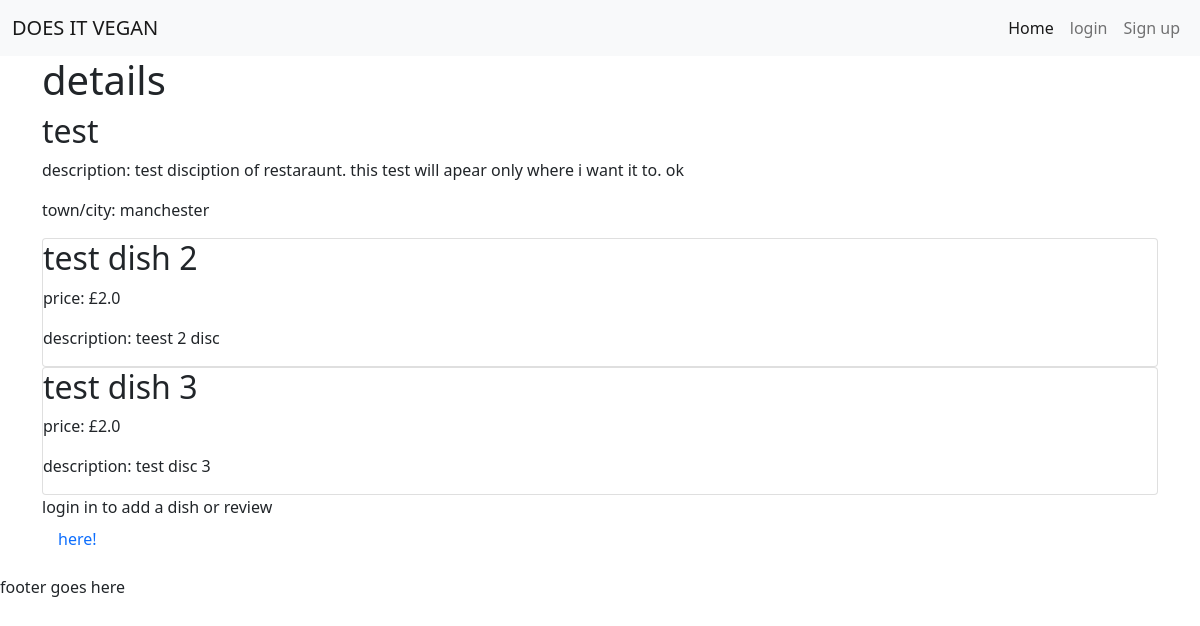
Screenshot of /restaurant_detail/1 with the database file from the repository.
### web_app/models.py (models this page shows, shortened)
class Restaurant(models.Model):
    name = models.CharField(max_length=100, unique=True)
    slug = models.SlugField(max_length=200, unique=True)
    added_by = models.ForeignKey(
        User, on_delete=models.CASCADE, related_name="restaurant_added")
    updated_on = models.DateField(auto_now=True)
    description = models.TextField()
    status = models.IntegerField(choices=STATUS, default=0)
    likes = models.ManyToManyField(
        User, related_name='restaurant_likes', blank=True)
    image = CloudinaryField('image', default='placeholder')
    adress = models.TextField(null=True)
    townCity = models.CharField(max_length=100, unique=False, null=True)
    class Meta:
        ordering = ['-updated_on']

class Dish(models.Model):
    class DishType(models.TextChoices):
        MAIN = 'Main'
        SIDE = 'Side'
        STARTER = 'Starter'
        DESSERT = 'Dessert'
        OTHER = 'Other'
    name = models.CharField(max_length=100, unique=True)
    image = CloudinaryField('image', default='placeholder_dish')
    price = models.FloatField()
    description = models.TextField()
    created_on = models.DateTimeField(auto_now_add=True)
    restaurant = models.ForeignKey(
        Restaurant, on_delete=models.CASCADE,
        related_name='dish', null=True
        )
    type = models.CharField(
        max_length=100, unique=False,
        choices=DishType.choices,
        default=DishType.MAIN,
        )

### web_app/views.py (the view)
# urls.py: path('restaurant_detail/<int:pk>', views.RestaurantDetailView.as_view(), name='restaurant_detail'),
class RestaurantDetailView(DetailView):
    model = Restaurant
    template_name = 'restaurant_detail.html'
    def get_context_data(self, **kwargs):
        context = super().get_context_data(**kwargs)
        context['dish'] = Dish.objects.all()
        return context

### templates/restaurant_detail.html
{% extends "base.html" %}
{% block content %}
<div class="container">
    <div class="row">
        <h1>details</h1>
        <h2>{{restaurant.name|striptags}}</h2>
        <p>description: {{restaurant.description|striptags}}</p>
        <p>town/city: {{restaurant.townCity|striptags}}</p>
        {% for dish in dish %}
            {% if dish.restaurant.id == restaurant.id%}
                <div class="col">
                    <div class="card">
                      <h2>{{dish.name|striptags}}</h2>
                      <p>price: £{{dish.price|striptags}}</p>
                      <p>description: {{dish.description|striptags}}</p>
                </div>
            {% endif %}
        {% endfor %}
        {% if user.is_authenticated %}
        <a href="{% url 'add_dish' restaurant.pk %}"><button type="button" class="btn btn-primary">add dish</button></a>
        {% else %}
        <p>login in to add a dish or review <a class="nav-link" href="{% url 'login' %}">here!</a></p>
        {%endif%}
        </div>
    </div>
{% endblock %}

### rows the page displays
Restaurant: name "test", description "test disciption of restaraunt. this test will apear only where i want it to. ok", townCity "manchester"
Dish: name "test dish 2", price "2.0", description "teest 2 disc"
Dish: name "test dish 3", price "2.0", description "test disc 3"
